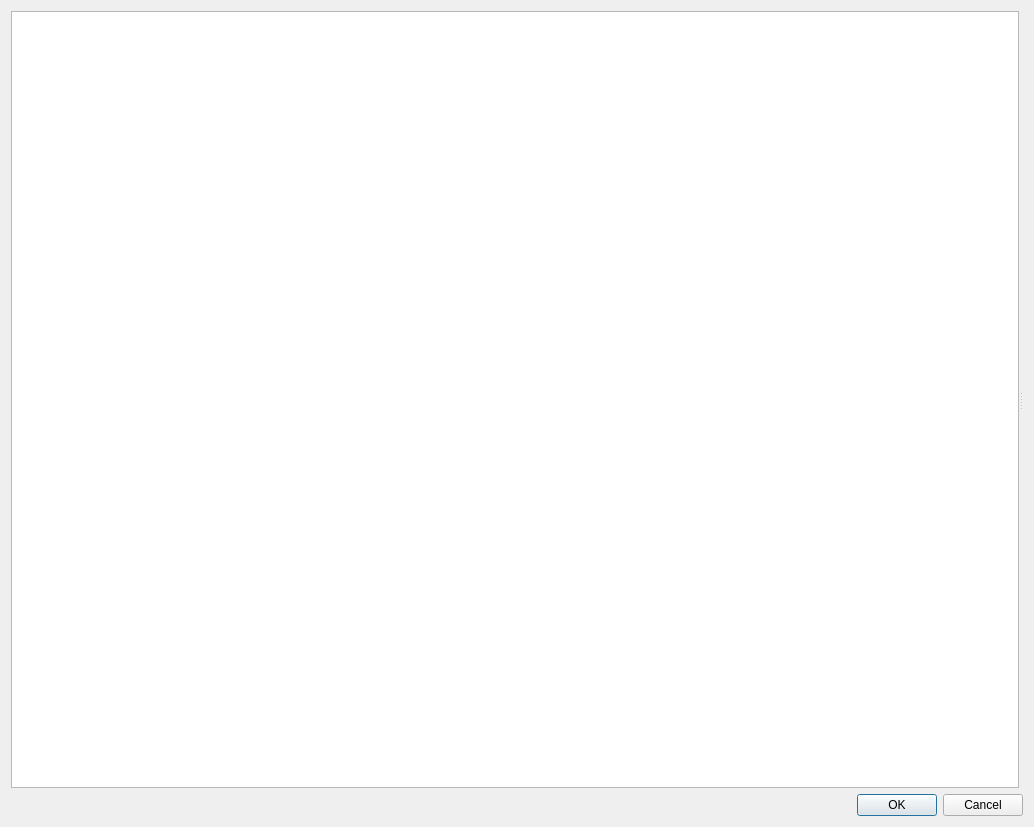
<?xml version="1.0" encoding="UTF-8"?>
<ui version="4.0">
 <class>NMediaManager::NPreferences::NUi::CPreferences</class>
 <widget class="QDialog" name="NMediaManager::NPreferences::NUi::CPreferences">
  <property name="geometry">
   <rect>
    <x>0</x>
    <y>0</y>
    <width>1034</width>
    <height>827</height>
   </rect>
  </property>
  <property name="windowTitle">
   <string>Preferences</string>
  </property>
  <layout class="QVBoxLayout" name="verticalLayout_7">
   <item>
    <widget class="QSplitter" name="splitter">
     <property name="orientation">
      <enum>Qt::Horizontal</enum>
     </property>
     <widget class="QTreeWidget" name="pageSelector">
      <property name="sizePolicy">
       <sizepolicy hsizetype="Expanding" vsizetype="Expanding">
        <horstretch>1</horstretch>
        <verstretch>0</verstretch>
       </sizepolicy>
      </property>
      <property name="alternatingRowColors">
       <bool>true</bool>
      </property>
      <property name="itemsExpandable">
       <bool>true</bool>
      </property>
      <attribute name="headerVisible">
       <bool>false</bool>
      </attribute>
      <column>
       <property name="text">
        <string>Name</string>
       </property>
      </column>
     </widget>
     <widget class="QStackedWidget" name="stackedWidget">
      <property name="sizePolicy">
       <sizepolicy hsizetype="Preferred" vsizetype="Preferred">
        <horstretch>3</horstretch>
        <verstretch>0</verstretch>
       </sizepolicy>
      </property>
      <property name="currentIndex">
       <number>-1</number>
      </property>
     </widget>
    </widget>
   </item>
   <item>
    <widget class="QDialogButtonBox" name="buttonBox">
     <property name="orientation">
      <enum>Qt::Horizontal</enum>
     </property>
     <property name="standardButtons">
      <set>QDialogButtonBox::Cancel|QDialogButtonBox::Ok</set>
     </property>
    </widget>
   </item>
  </layout>
 </widget>
 <tabstops>
  <tabstop>stackedWidget</tabstop>
 </tabstops>
 <resources>
  <include location="../../SABUtils/resources/SABUtils.qrc"/>
 </resources>
 <connections>
  <connection>
   <sender>buttonBox</sender>
   <signal>accepted()</signal>
   <receiver>NMediaManager::NPreferences::NUi::CPreferences</receiver>
   <slot>accept()</slot>
   <hints>
    <hint type="sourcelabel">
     <x>248</x>
     <y>254</y>
    </hint>
    <hint type="destinationlabel">
     <x>157</x>
     <y>274</y>
    </hint>
   </hints>
  </connection>
  <connection>
   <sender>buttonBox</sender>
   <signal>rejected()</signal>
   <receiver>NMediaManager::NPreferences::NUi::CPreferences</receiver>
   <slot>reject()</slot>
   <hints>
    <hint type="sourcelabel">
     <x>316</x>
     <y>260</y>
    </hint>
    <hint type="destinationlabel">
     <x>286</x>
     <y>274</y>
    </hint>
   </hints>
  </connection>
 </connections>
</ui>
